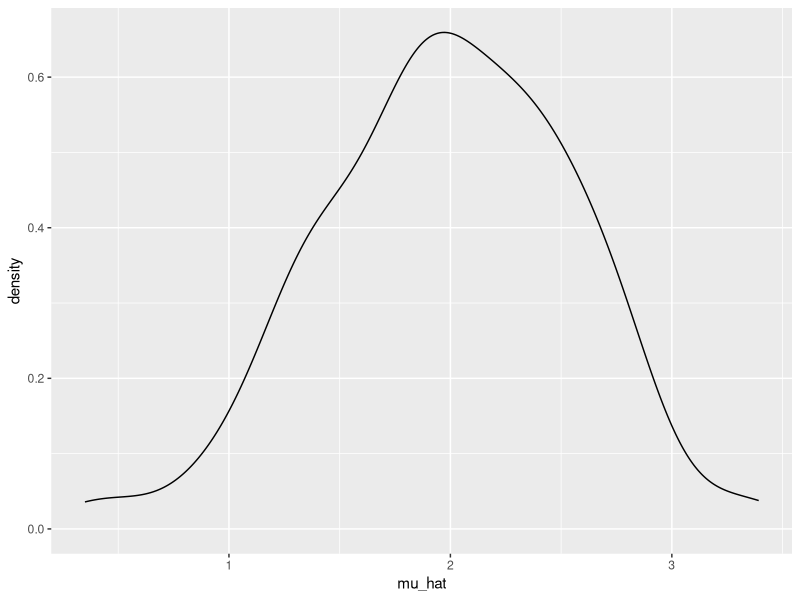
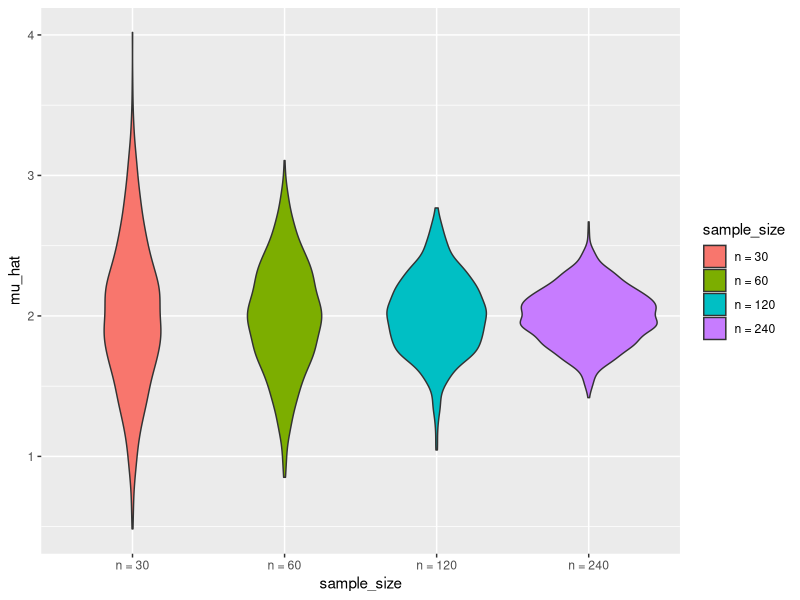
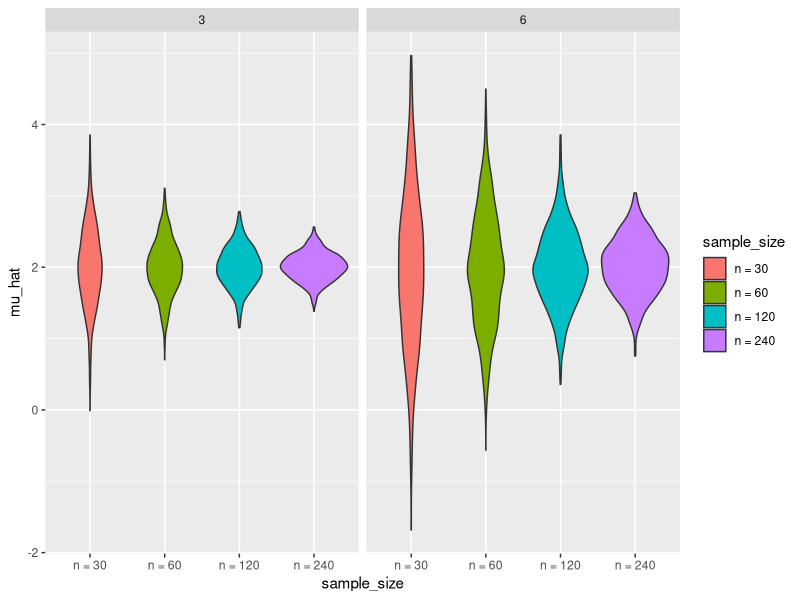

Generate these figures, in order, with R:
## ---- chunk 1
library(tidyverse)

set.seed(1)

## ---- chunk 2
sim_mean_sd = function(n_obs, mu = 2, sigma = 3) {
  
  x = rnorm(n_obs, mean = mu, sd = sigma)
   
  tibble(
    mu_hat = mean(x),
    sigma_hat = sd(x)
  )
} 
## ---- chunk 3
sim_mean_sd(n_obs = 30)
## ---- chunk 4
output = vector("list", length = 100)

for (i in 1:100){
  
  output[[i]] = sim_mean_sd(n_obs = 30)
  
}

bind_rows(output) %>% 
  view
## ---- chunk 5
sim_results_df =  
  expand_grid(
    sample_size = 30,
    iteration = 1:100
  ) %>% 
  mutate(
    estimate_df = map(sample_size, sim_mean_sd)
  ) %>% 
  unnest(estimate_df)
  
## ---- chunk 6
sim_results_df %>% 
  ggplot(aes(x = mu_hat)) + 
  geom_density()
## ---- chunk 7
sim_results_df =  
  expand_grid(
    sample_size = c(30, 60, 120, 240),
    iteration = 1:1000
  ) %>% 
  mutate(
    estimate_df = map(sample_size, sim_mean_sd)
  ) %>% 
  unnest(estimate_df) %>% 
  view()
## ---- chunk 8
 sim_results_df %>%
  mutate(
    sample_size = str_c("n = ", sample_size),
    sample_size = fct_inorder(sample_size)) %>%
   ggplot(aes(x = sample_size, y = mu_hat, fill = sample_size)) + 
  geom_violin() 
## ---- chunk 9
sim_results_df =  
  expand_grid(
    sample_size = c(30, 60, 120, 240),
    true_sigma = c(6,  3),
    iteration = 1:1000
  ) %>% 
  mutate(
    estimate_df = 
      map2(.x = sample_size, .y = true_sigma, ~sim_mean_sd(n_obs = .x, sigma = .y))
  ) %>% 
  unnest(estimate_df) %>% 
  view()
## ---- chunk 10
sim_results_df %>%
  mutate(
    sample_size = str_c("n = ", sample_size),
    sample_size = fct_inorder(sample_size)) %>%
   ggplot(aes(x = sample_size, y = mu_hat, fill = sample_size)) + 
  geom_violin() +
  facet_grid(. ~true_sigma)
